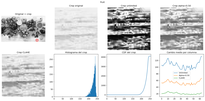
#> input picture results/pregunta2/bad_case/bad_case_fruit.png, 205 x 101 px, shrunk from 2385 x 1182 before the run, given in place of pregunta2.tif, which was not available
$ python test_p2_contrast_control.py
#> lines starting #> are read from the running program, lines starting #| are printed output that depends on the picture; pictures that were not available may be replaced by others from this repository, and a replacement may not be noted
### src/pregunta2.py
import numpy as np


def build_region_positions(
    image_length,
    region_size,
    region_step
):
    if image_length <= 0:
        raise ValueError("image_length debe ser positivo")

    if region_size <= 0:
        raise ValueError("region_size debe ser positivo")

    if region_step <= 0:
        raise ValueError("region_step debe ser positivo")

    if region_step > region_size:
        raise ValueError(
            "region_step no puede ser mayor que region_size"
        )

    effective_region_size = min(
        region_size,
        image_length
    )

    # una sola region cubre todo el eje
    if effective_region_size == image_length:
        return [0]

    last_position = (
        image_length
        - effective_region_size
    )

    positions = list(
        range(
            0,
            last_position + 1,
            region_step
        )
    )

    # ajustar la ultima region al borde
    if positions[-1] != last_position:
        positions.append(last_position)

    return positions


def build_region_grid(
    image_shape,
    region_size,
    region_step
):
    if len(image_shape) < 2:
        raise ValueError(
            "image_shape debe tener al menos dos dimensiones"
        )

    image_height = image_shape[0]
    image_width = image_shape[1]

    row_positions = build_region_positions(
        image_height,
        region_size,
        region_step
    )

    column_positions = build_region_positions(
        image_width,
        region_size,
        region_step
    )

    effective_region_height = min(
        region_size,
        image_height
    )

    effective_region_width = min(
        region_size,
        image_width
    )

    region_grid = []

    region_number = 0

    for region_row, top in enumerate(row_positions):

        bottom = (
            top
            + effective_region_height
        )

        for region_column, left in enumerate(
            column_positions
        ):

            right = (
                left
                + effective_region_width
            )

            center_y = (
                top
                + bottom
                - 1
            ) / 2.0

            center_x = (
                left
                + right
                - 1
            ) / 2.0

            region = {
                "number": region_number,
                "row": region_row,
                "column": region_column,
                "top": top,
                "bottom": bottom,
                "left": left,
                "right": right,
                "center_y": center_y,
                "center_x": center_x
            }

            region_grid.append(region)

            region_number += 1

    return region_grid


def compute_region_histogram(
    region,
    num_bins=256
):
    if num_bins <= 0:
        raise ValueError(
            "num_bins debe ser positivo"
        )

    histogram, bin_edges = np.histogram(
        region,
        bins=num_bins,
        range=(0, 256)
    )

    return histogram, bin_edges


def compute_region_cdf(histogram):
    cdf = np.cumsum(
        histogram
    )

    return cdf


def find_cdf_min(cdf):
    nonzero_values = cdf[
        cdf > 0
    ]

    if len(nonzero_values) == 0:
        return 0

    cdf_min = nonzero_values[0]

    return cdf_min


def intensity_to_bin(
    intensity,
    num_bins
):
    bin_index = (
        int(intensity)
        * num_bins
        // 256
    )

    bin_index = min(
        bin_index,
        num_bins - 1
    )

    return bin_index


def build_region_mapping(
    histogram,
    num_bins
):
    cdf = compute_region_cdf(
        histogram
    )

    num_pixels = int(
        cdf[-1]
    )

    cdf_min = find_cdf_min(
        cdf
    )

    mapping = np.arange(
        256,
        dtype=np.float64
    )

    # vacia
    if num_pixels == 0:
        return mapping

    denominator = (
        num_pixels
        - cdf_min
    )

    # un bin ocupado no puede ecualizar
    if denominator == 0:
        return mapping

    for intensity in range(256):

        bin_index = intensity_to_bin(
            intensity,
            num_bins
        )

        cdf_value = cdf[
            bin_index
        ]

        mapped_value = (
            (
                cdf_value
                - cdf_min
            )
            / denominator
            * 255.0
        )

        mapped_value = np.clip(
            mapped_value,
            0.0,
            255.0
        )

        mapping[
            intensity
        ] = mapped_value

    return mapping


def apply_contrast_control(
    region_mapping,
    contrast_strength
):
    if not 0.0 <= contrast_strength <= 1.0:
        raise ValueError(
            "contrast_strength debe estar entre 0 y 1"
        )

    identity_mapping = np.arange(
        256,
        dtype=np.float64
    )

    if contrast_strength == 0.0:
        return identity_mapping

    if contrast_strength == 1.0:
        return region_mapping.copy()

    # acercar el mapping a la identidad
    controlled_mapping = (
        identity_mapping
        + contrast_strength
        * (
            region_mapping
            - identity_mapping
        )
    )

    return controlled_mapping


# [45 lines left out: functions apply_intensity_mapping, global_equalization_own, not called in this run]


def compute_region_weights(region):
    region_height = (
        region["bottom"]
        - region["top"]
    )

    region_width = (
        region["right"]
        - region["left"]
    )

    local_y = np.arange(
        region_height,
        dtype=np.float64
    )

    local_x = np.arange(
        region_width,
        dtype=np.float64
    )

    center_y = (
        region_height
        - 1
    ) / 2.0

    center_x = (
        region_width
        - 1
    ) / 2.0

    half_height = (
        region_height
        / 2.0
    )

    half_width = (
        region_width
        / 2.0
    )

    # mas peso cerca del centro
    weight_y = (
        1.0
        - np.abs(
            local_y
            - center_y
        )
        / half_height
    )

    weight_x = (
        1.0
        - np.abs(
            local_x
            - center_x
        )
        / half_width
    )

    weight_y = np.clip(
        weight_y,
        0.0,
        1.0
    )

    weight_x = np.clip(
        weight_x,
        0.0,
        1.0
    )

    region_weights = (
        weight_y[:, None]
        * weight_x[None, :]
    )

    return region_weights


def local_histogram_equalization(
    image_gray,
    region_size,
    region_step,
    num_bins=256,
    contrast_strength=1.0
):
    if image_gray.ndim != 2:
        raise ValueError(
            "image_gray debe ser una imagen 2D"
        )

    if image_gray.dtype != np.uint8:
        raise ValueError(
            "image_gray debe tener dtype uint8"
        )

    if not 0.0 <= contrast_strength <= 1.0:
        raise ValueError(
            "contrast_strength debe estar entre 0 y 1"
        )

    region_grid = build_region_grid(
        image_shape=image_gray.shape,
        region_size=region_size,
        region_step=region_step
    )

    accumulated_values = np.zeros(
        image_gray.shape,
        dtype=np.float64
    )

    accumulated_weights = np.zeros(
        image_gray.shape,
        dtype=np.float64
    )

    for region in region_grid:

        top = region["top"]
        bottom = region["bottom"]
        left = region["left"]
        right = region["right"]

        region_image = image_gray[
            top:bottom,
            left:right
        ]

        histogram, _ = (
            compute_region_histogram(
                region_image,
                num_bins=num_bins
            )
        )

        region_mapping = build_region_mapping(
            histogram,
            num_bins=num_bins
        )

        controlled_mapping = (
            apply_contrast_control(
                region_mapping,
                contrast_strength
            )
        )

        mapped_region = controlled_mapping[
            region_image
        ]

        region_weights = (
            compute_region_weights(
                region
            )
        )

        # acumular las regiones que se solapan
        accumulated_values[
            top:bottom,
            left:right
        ] += (
            mapped_region
            * region_weights
        )

        accumulated_weights[
            top:bottom,
            left:right
        ] += region_weights

    if np.any(
        accumulated_weights <= 0
    ):
        raise RuntimeError(
            "hay pixels sin peso acumulado"
        )

    output_image = (
        accumulated_values
        / accumulated_weights
    )

    output_image = np.rint(
        output_image
    )

    output_image = np.clip(
        output_image,
        0,
        255
    )

    output_image = output_image.astype(
        np.uint8
    )

    return output_image

### experiments/test_p2_contrast_control.py
from pathlib import Path

import cv2
import matplotlib.pyplot as plt
import numpy as np

from src.pregunta2 import (
    local_histogram_equalization
)


def run_contrast_experiment(
    image_path,
    image_name,
    output_directory
):
#> called with image_name = 'profesor'
    image_gray = cv2.imread(
        str(image_path),
        cv2.IMREAD_GRAYSCALE
    )
#> image_gray: shape (101, 205); min 0, max 255, mean 219.8

    if image_gray is None:
        raise FileNotFoundError(
            f"No se pudo leer: {image_path}"
        )

    region_size = 64
    region_step = 32
    num_bins = 256

    contrast_strength_values = [
        0.0,
        0.25,
        0.50,
        0.75,
        1.0
    ]

    output_images = []

    print()
    print("----------------------------------------")
    print(
        f"Control de contraste: {image_name}"
    )
    print("----------------------------------------")

    print(
        "Image shape:",
        image_gray.shape
    )
#| Image shape: (101, 205)

    for contrast_strength in (
        contrast_strength_values
    ):

        output_image = (
            local_histogram_equalization(
                image_gray,
                region_size=region_size,
                region_step=region_step,
                num_bins=num_bins,
                contrast_strength=contrast_strength
            )
        )

        output_images.append(
            output_image
        )

        difference = np.abs(
            output_image.astype(np.int16)
            - image_gray.astype(np.int16)
        )

        mean_difference = (
            difference.mean()
        )

        maximum_difference = (
            difference.max()
        )

        print(
            f"alpha={contrast_strength:.2f}"
            f" | mean difference="
            f"{mean_difference:.3f}"
            f" | max difference="
            f"{maximum_difference}"
        )
#> this loop made 5 passes
#> (mean_difference, maximum_difference) on passes 1 to 5: (0, 0), (17.54, 45), (35.08, 91), (52.63, 136), (70.18, 182)
#| alpha=0.00 | mean difference=0.000 | max difference=0
#| alpha=0.25 | mean difference=17.545 | max difference=45
#| alpha=0.50 | mean difference=35.085 | max difference=91
#| alpha=0.75 | mean difference=52.632 | max difference=136
#| alpha=1.00 | mean difference=70.182 | max difference=182
#> after the loop, output_images = 5 items

    # alpha=0 debe ser identidad
    identity_difference = np.abs(
        output_images[0].astype(np.int16)
        - image_gray.astype(np.int16)
    )

    assert identity_difference.max() == 0

    print(
        "alpha=0 mantiene "
        "la imagen original: OK"
    )

    unlimited_reference = (
        local_histogram_equalization(
            image_gray,
            region_size=region_size,
            region_step=region_step,
            num_bins=num_bins,
            contrast_strength=1.0
        )
    )
#> the loop in local_histogram_equalization (call 6), `for region in region_grid: ` made 18 passes
#> (num_pixels in build_region_mapping, denominator in build_region_mapping) on passes 1 to 2: (4096, 4095), (4096, 4095)
#> pass 1, in local_histogram_equalization (call 6), `region_image = image_gray[ top:bottom, left:right ]`:
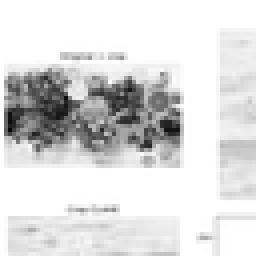
#> region_image: shape (64, 64) (shown 4 times larger); min 5, max 255, mean 219.8
#> pass 1, in local_histogram_equalization (call 6), `mapped_region = controlled_mapping[ region_image ]`:
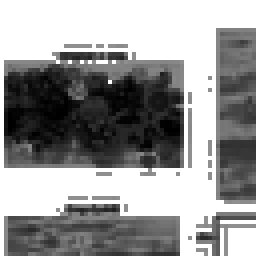
#> mapped_region: shape (64, 64) float64 (shown 4 times larger); min 0, max 255, mean 152.2
#> after the loop in local_histogram_equalization (call 6), `for region in region_grid:`:
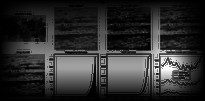
#> accumulated_values: shape (101, 205) float64; min 0, max 749.3, mean 135.8; drawn with min black and max white
#> after the loop in local_histogram_equalization (call 6), `for region in region_grid:`:
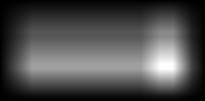
#> accumulated_weights: shape (101, 205) float64; min 0.000244, max 2.94, mean 0.89; drawn with min black and max white
#> after the loop in local_histogram_equalization (call 6), `for region in region_grid:`:
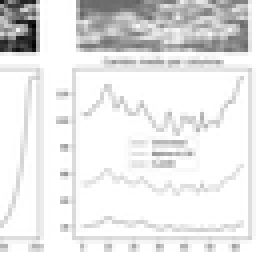
#> region_image: shape (64, 64) (shown 4 times larger); min 0, max 255, mean 230.5
#> in local_histogram_equalization (call 6), `output_image = ( accumulated_values / accumulated_weights )`:
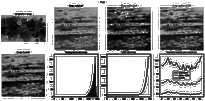
#> output_image: shape (101, 205) float64; min 0, max 255, mean 149.6

    unlimited_difference = np.abs(
        output_images[-1].astype(np.int16)
        - unlimited_reference.astype(np.int16)
    )

    assert unlimited_difference.max() == 0

    print(
        "alpha=1 reproduce "
        "el metodo no limitado: OK"
    )

    figure, axes = plt.subplots(
        1,
        len(
            contrast_strength_values
        ) + 1,
        figsize=(21, 5)
    )

    axes[0].imshow(
        image_gray,
        cmap="gray",
        vmin=0,
        vmax=255
    )

    axes[0].set_title(
        "Original"
    )

    for image_index, contrast_strength in enumerate(
        contrast_strength_values
    ):

        axes[
            image_index + 1
        ].imshow(
            output_images[
                image_index
            ],
            cmap="gray",
            vmin=0,
            vmax=255
        )

        axes[
            image_index + 1
        ].set_title(
            "Control local\n"
            f"alpha={contrast_strength:.2f}"
        )

    for axis in axes:
        axis.axis("off")

    figure.suptitle(
        (
            f"{image_name} | "
            f"region_size={region_size}, "
            f"region_step={region_step}, "
            f"num_bins={num_bins}"
        )
    )

    figure.tight_layout()

    output_path = (
        output_directory
        / f"contrast_strength_{image_name}.png"
    )

    figure.savefig(
        output_path,
        dpi=150,
        bbox_inches="tight"
    )
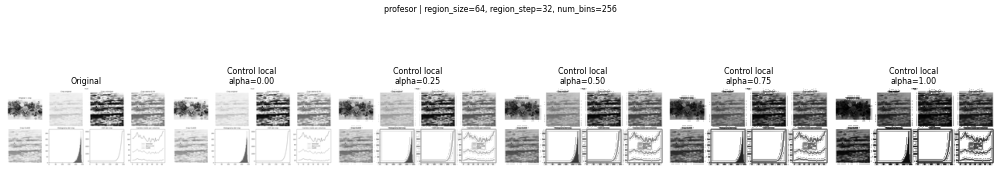
#> figure drawn by matplotlib, 6 panels

    plt.close(figure)

    print(
        "Resultado guardado en:",
        output_path
    )


def main():
    project_directory = (
        Path(__file__)
        .resolve()
        .parents[1]
    )

    output_directory = (
        project_directory
        / "results"
        / "pregunta2"
        / "contrast_control"
    )

    output_directory.mkdir(
        parents=True,
        exist_ok=True
    )

    image_configurations = [
        {
            "name": "profesor",
            "path": (
                project_directory
                / "images"
                / "profesor"
                / "pregunta2.tif"
            )
        },
        {
            "name": "fruit",
            "path": (
                project_directory
                / "images"
                / "propias"
                / "fruit.jpg"
            )
        }
    ]

    for current_image in image_configurations:

        run_contrast_experiment(
            image_path=current_image[
                "path"
            ],
            image_name=current_image[
                "name"
            ],
            output_directory=output_directory
        )
#> pass 2 of the loop in main, `for current_image in image_configurations:`:
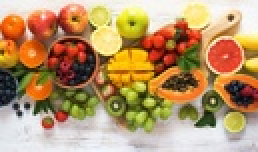
#> input picture images/propias/fruit.jpg, 129 x 76 px, shrunk from 1500 x 888 before the run (shown 2 times larger)
#> image_gray: shape (76, 129)
#| Image shape: (76, 129)
#> the loop in run_contrast_experiment (call 2), `for contrast_strength in ( contrast_strength_values ): ` made 5 passes
#| alpha=0.00 | mean difference=0.000 | max difference=0
#| alpha=0.25 | mean difference=3.487 | max difference=9
#| alpha=0.50 | mean difference=7.031 | max difference=17
#| alpha=0.75 | mean difference=10.540 | max difference=26
#| alpha=1.00 | mean difference=14.049 | max difference=34
#> after the loop in local_histogram_equalization (call 12), `for region in region_grid:`:
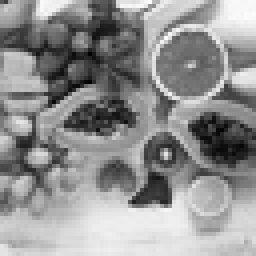
#> region_image: shape (64, 64) (shown 4 times larger); min 3, max 251, mean 144.8
#> in run_contrast_experiment (call 2), `figure.savefig( output_path, dpi=150, bbox_inches="tight" )`:
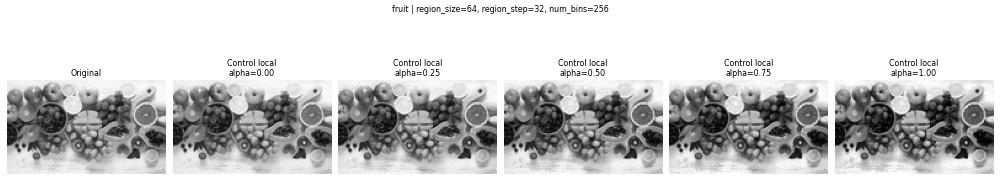
#> figure drawn by matplotlib, 6 panels

    print()
    print("----------------------------------------")
    print(
        "Experimentos de control "
        "terminados correctamente."
    )
    print("----------------------------------------")


if __name__ == "__main__":
    main()
